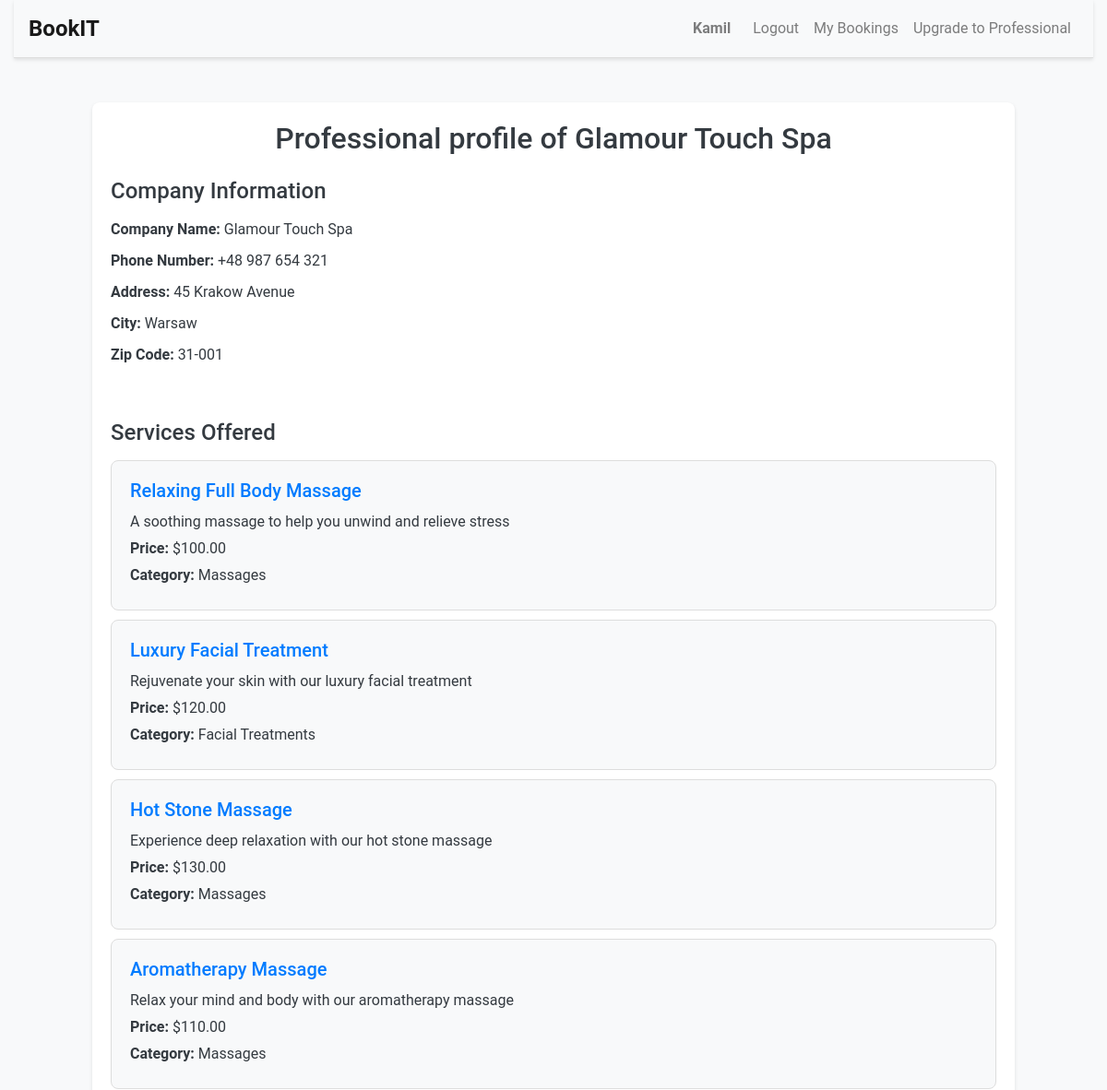
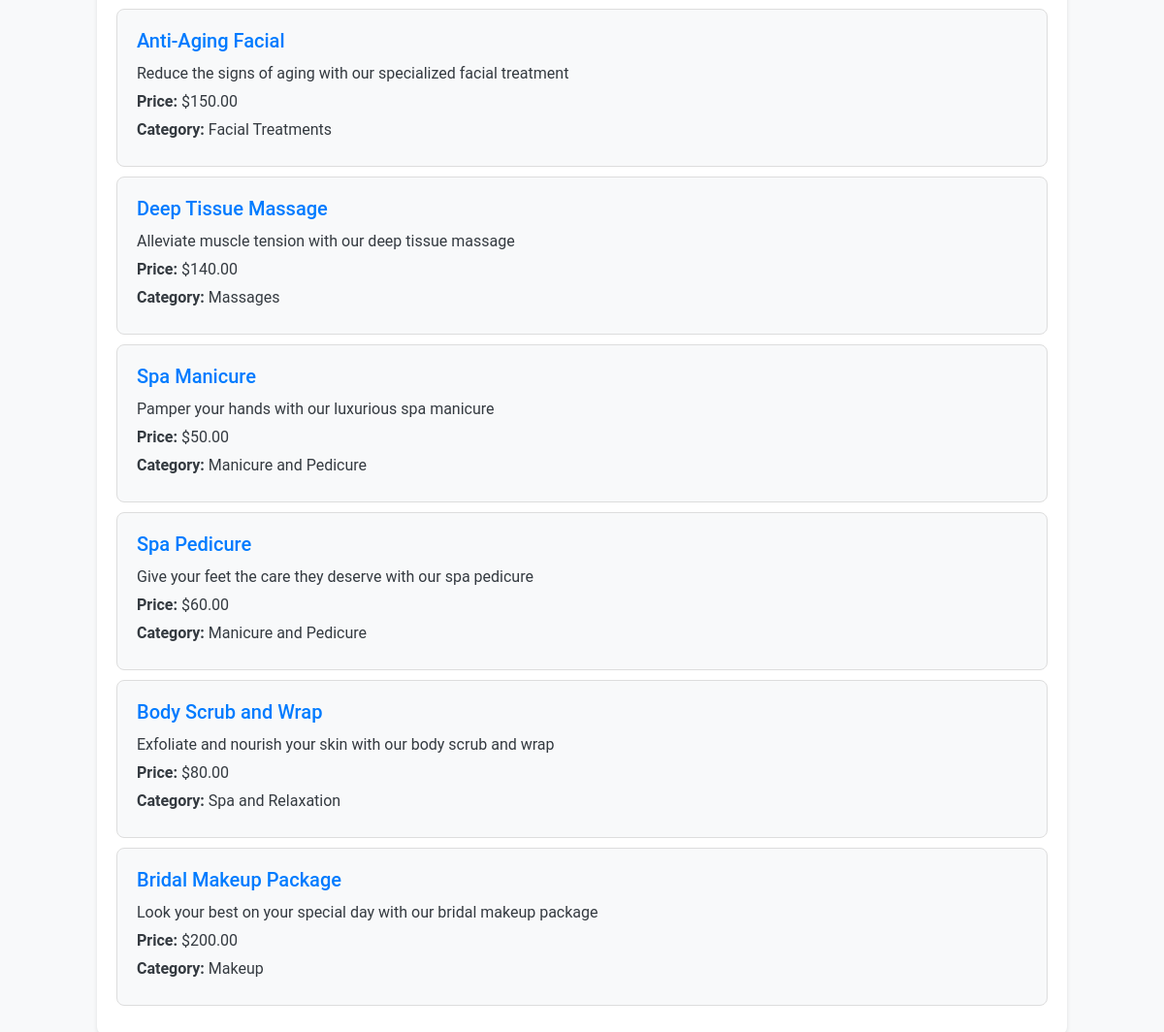
The app's page /professional/Karol (signed in) with its own data (2 pictures, top to bottom).
### bookit/models.py (models this page shows, shortened)
class User(AbstractUser):
    id = models.AutoField(primary_key=True)
    username = models.CharField(max_length=100, unique=True)
    email = models.EmailField(max_length=254)
    password = models.CharField(max_length=128)
    if_professional = models.BooleanField(default=False)

class Professional_User(models.Model):
    id = models.AutoField(primary_key=True)
    user = models.ForeignKey(User, on_delete=models.CASCADE, related_name="Professional_User")
    company_name = models.CharField(max_length=100, unique=True)
    phone_number = models.CharField(max_length=15)
    address = models.CharField(max_length=255)
    city = models.CharField(max_length=255)
    zip_code = models.CharField(max_length=10)
    company_logo = models.CharField(max_length=10000, blank=True, null=True)

class Service(models.Model):
    CATEGORY_CHOICES = [
        ('HAIRDRESSING', 'Hairdressing'),
        ('BARBER', 'Barber'),
        ('COSMETOLOGY', 'Cosmetology'),
        ('MANICURE_PEDICURE', 'Manicure and Pedicure'),
        ('MASSAGES', 'Massages'),
        ('HAIR_REMOVAL', 'Hair Removal'),
        ('MAKEUP', 'Makeup'),
        ('AESTHETIC_MEDICINE', 'Aesthetic Medicine'),
        ('PERSONAL_TRAINING', 'Personal Training'),
        ('PHYSIOTHERAPY', 'Physiotherapy'),
        ('TATTOOS_PIERCING', 'Tattoos and Piercing'),
        ('SPRAY_TANNING', 'Spray Tanning'),
        ('EYELASH_STYLING', 'Eyelash Styling'),
        ('EYEBROW_STYLING', 'Eyebrow Styling'),
        ('DIETETICS', 'Dietetics'),
        ('SPA_RELAXATION', 'Spa and Relaxation'),
        ('FACIAL_TREATMENTS', 'Facial Treatments'),
        ('OTHER', 'Other'),
    ]
    id = models.AutoField(primary_key=True)
    name = models.CharField(max_length=255)
    description = models.TextField()
    price = models.DecimalField(max_digits=6, decimal_places=2)
    created_by = models.ForeignKey(Professional_User, on_delete=models.CASCADE, related_name="service_created_by")
    category = models.CharField(max_length=50, choices=CATEGORY_CHOICES, default='OTHER')
    duration = models.IntegerField(help_text="Duration in minutes")

### bookit/views.py (the view)
# urls.py: path("professional/<str:professional_username>", views.professional, name="professional"),
def professional(request, professional_username):
    professional_user = User.objects.get(username=professional_username)
    professional = Professional_User.objects.get(user=professional_user)
    services = Service.objects.filter(created_by=professional)
    return render(request, 'bookit/professional.html', {'professional': professional, 'services': services})

### bookit/templates/bookit/professional.html (shortened to what this page needs)
{% extends "bookit/layout.html" %}
{% block body %}
    <div class="professional-container mt-5">
        <h1>Professional profile of {{ professional.company_name }}</h1>
        <div class="row mt-4">
            <div class="col-md-6">
                <h3>Company Information</h3>
                <p><strong>Company Name:</strong> {{ professional.company_name }}</p>
                <p><strong>Phone Number:</strong> {{ professional.phone_number }}</p>
                <p><strong>Address:</strong> {{ professional.address }}</p>
                <p><strong>City:</strong> {{ professional.city }}</p>
                <p><strong>Zip Code:</strong> {{ professional.zip_code }}</p>
            </div>
            <div class="col-md-6 text-center">
            </div>
        </div>
        <div class="row mt-5">
            <div class="col-12">
                <h3>Services Offered</h3>
                {% if services %}
                    <ul class="list-group">
                        {% for service in services %}
                            <li class="list-group-item">
                                <h5><a href="{% url 'service' service.id %}">{{ service.name }}</a></h5>
                                <p>{{ service.description }}</p>
                                <p><strong>Price:</strong> ${{ service.price }}</p>
                                <p><strong>Category:</strong> {{ service.get_category_display }}</p>
                            </li>
                        {% endfor %}
                    </ul>
                {% else %}
                    <p>No services available at the moment.</p>
                {% endif %}
            </div>
        </div>
    </div>
{% endblock %}

### bookit/templates/bookit/layout.html (shortened to what this page needs)
{% load static %}
<!DOCTYPE html>
<html lang="en">
    <head>
        <link rel="stylesheet" href="https://stackpath.bootstrapcdn.com/bootstrap/4.4.1/css/bootstrap.min.css">
        <link href="{% static 'bookit/styles.css' %}" rel="stylesheet">
    </head>
    <body>
        <div class="container-fluid">
            <nav class="navbar navbar-expand-md navbar-light bg-light mb-4">
                <a class="navbar-brand" href="{% url 'index' %}">BookIT</a>
                <div class="collapse navbar-collapse" id="navbarNav">
                    <ul class="navbar-nav ml-auto">
                        {% if user.is_authenticated %}
                            <li class="nav-item">
                                <span class="navbar-text">{{user.username}}</span>
                            </li>
                            <li class="nav-item">
                                <a class="nav-link" href="{% url 'logout' %}">Logout</a>
                            </li>
                            <li class="nav-item">
                                <a class="nav-link" href="{% url 'booked' %}">My Bookings</a>
                            </li>
                        {% endif %}
                        {% if user.is_authenticated %}
                            {% if user.if_professional %}
                                <li class="nav-item">
                                    <a class="nav-link" href="{% url 'professional' user.username %}">Professional Dashboard</a>
                                </li>
                                <li class="nav-item">
                                    <a class="nav-link" href="{% url 'add_service' %}">Add Service</a>
                                </li>
                            {% else %}
                                <li class="nav-item">
                                    <a class="nav-link" href="{% url 'upgrade' %}">Upgrade to Professional</a>
                                </li>
                            {% endif %}
                        {% endif %}
                    </ul>
                </div>
            </nav>
            {% block body %}
            {% endblock %}
        </div>
    </body>
</html>

### bookit/static/bookit/styles.css (style rules this page uses)
body { font-family: 'Roboto', sans-serif; background-color: #f8f9fa; color: #333; margin: 0; padding: 0; min-height: 100vh; }
.navbar { border-bottom: 1px solid #ddd; box-shadow: 0 2px 4px rgba(0, 0, 0, 0.1); }
.navbar-brand { font-weight: bold; font-size: 1.5rem; color: #007bff; }
.nav-link { font-size: 1rem; color: #007bff; }
.navbar-text { font-weight: bold; color: #007bff; margin-right: 1rem; }
h1, h2, h3, h4, h5, h6 { color: #343a40; margin-bottom: 1rem; }
.list-group-item { padding: 1rem 1.5rem; border: none; border-bottom: 1px solid #ddd; }
.list-group-item:last-child { border-bottom: none; }
a { color: #007bff; text-decoration: none; }
.professional-container { max-width: 1000px; margin: 0 auto; padding: 20px; background-color: #fff; border-radius: 8px; box-shadow: 0 2px 4px rgba(0, 0, 0, 0.1); }
.professional-container h1 { font-size: 2rem; color: #343a40; margin-bottom: 20px; text-align: center; }
.professional-container h3 { font-size: 1.5rem; color: #343a40; margin-bottom: 15px; }
.professional-container p { margin-bottom: 10px; color: #343a40; font-size: 1rem; }
.professional-container p strong { color: #343a40; font-weight: bold; }
.professional-container .list-group-item { padding: 20px; margin-bottom: 10px; border: 1px solid #ddd; border-radius: 8px; background-color: #f8f9fa; }
.professional-container .list-group-item h5 { font-size: 1.25rem; margin-bottom: 10px; color: #007bff; }
.professional-container .list-group-item p { margin-bottom: 5px; font-size: 1rem; color: #343a40; }

### records on screen
User: username "Kamil"
Professional_User: company_name "Glamour Touch Spa", phone_number "+48 987 654 321", address "45 Krakow Avenue", city "Warsaw", zip_code "31-001"
Service: name "Relaxing Full Body Massage", description "A soothing massage to help you unwind and relieve stress", price "100.00", category "Massages"
Service: name "Luxury Facial Treatment", description "Rejuvenate your skin with our luxury facial treatment", price "120.00", category "Facial Treatments"
Service: name "Hot Stone Massage", description "Experience deep relaxation with our hot stone massage", price "130.00", category "Massages"
Service: name "Aromatherapy Massage", description "Relax your mind and body with our aromatherapy massage", price "110.00", category "Massages"
Service: name "Anti-Aging Facial", description "Reduce the signs of aging with our specialized facial treatment", price "150.00", category "Facial Treatments"
Service: name "Deep Tissue Massage", description "Alleviate muscle tension with our deep tissue massage", price "140.00", category "Massages"
Service: name "Spa Manicure", description "Pamper your hands with our luxurious spa manicure", price "50.00", category "Manicure and Pedicure"
Service: name "Spa Pedicure", description "Give your feet the care they deserve with our spa pedicure", price "60.00", category "Manicure and Pedicure"
Service: name "Body Scrub and Wrap", description "Exfoliate and nourish your skin with our body scrub and wrap", price "80.00", category "Spa and Relaxation"
Service: name "Bridal Makeup Package", description "Look your best on your special day with our bridal makeup package", price "200.00", category "Makeup"
